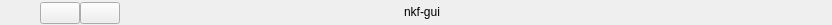
<?xml version="1.0" encoding="UTF-8"?>
<ui version="4.0">
 <class>UIMainCaption</class>
 <widget class="QWidget" name="UIMainCaption">
  <property name="enabled">
   <bool>true</bool>
  </property>
  <property name="geometry">
   <rect>
    <x>0</x>
    <y>0</y>
    <width>832</width>
    <height>25</height>
   </rect>
  </property>
  <property name="sizePolicy">
   <sizepolicy hsizetype="Preferred" vsizetype="Preferred">
    <horstretch>0</horstretch>
    <verstretch>0</verstretch>
   </sizepolicy>
  </property>
  <property name="minimumSize">
   <size>
    <width>0</width>
    <height>25</height>
   </size>
  </property>
  <property name="maximumSize">
   <size>
    <width>16777215</width>
    <height>25</height>
   </size>
  </property>
  <property name="windowTitle">
   <string>Form</string>
  </property>
  <layout class="QVBoxLayout" name="verticalLayout">
   <property name="spacing">
    <number>0</number>
   </property>
   <property name="leftMargin">
    <number>0</number>
   </property>
   <property name="topMargin">
    <number>0</number>
   </property>
   <property name="rightMargin">
    <number>0</number>
   </property>
   <property name="bottomMargin">
    <number>0</number>
   </property>
   <item>
    <layout class="QHBoxLayout" name="horizontalLayout">
     <property name="spacing">
      <number>0</number>
     </property>
     <item>
      <widget class="QWidget" name="widget_L" native="true">
       <property name="sizePolicy">
        <sizepolicy hsizetype="Preferred" vsizetype="Preferred">
         <horstretch>0</horstretch>
         <verstretch>0</verstretch>
        </sizepolicy>
       </property>
       <property name="minimumSize">
        <size>
         <width>200</width>
         <height>0</height>
        </size>
       </property>
       <property name="maximumSize">
        <size>
         <width>200</width>
         <height>16777215</height>
        </size>
       </property>
       <layout class="QHBoxLayout" name="horizontalLayout_2">
        <property name="spacing">
         <number>0</number>
        </property>
        <property name="leftMargin">
         <number>0</number>
        </property>
        <property name="topMargin">
         <number>0</number>
        </property>
        <property name="rightMargin">
         <number>0</number>
        </property>
        <property name="bottomMargin">
         <number>0</number>
        </property>
        <item alignment="Qt::AlignBottom">
         <widget class="HFlatPushButton" name="button_files">
          <property name="text">
           <string/>
          </property>
          <property name="checkable">
           <bool>true</bool>
          </property>
          <property name="checked">
           <bool>false</bool>
          </property>
          <property name="flat">
           <bool>true</bool>
          </property>
         </widget>
        </item>
        <item alignment="Qt::AlignBottom">
         <widget class="HFlatPushButton" name="button_settings">
          <property name="sizePolicy">
           <sizepolicy hsizetype="Minimum" vsizetype="Fixed">
            <horstretch>0</horstretch>
            <verstretch>0</verstretch>
           </sizepolicy>
          </property>
          <property name="maximumSize">
           <size>
            <width>16777215</width>
            <height>16777215</height>
           </size>
          </property>
          <property name="text">
           <string/>
          </property>
          <property name="checkable">
           <bool>true</bool>
          </property>
         </widget>
        </item>
        <item alignment="Qt::AlignBottom">
         <widget class="HFlatPushButton" name="button_about">
          <property name="text">
           <string/>
          </property>
          <property name="checkable">
           <bool>true</bool>
          </property>
         </widget>
        </item>
        <item>
         <spacer name="horizontalSpacer">
          <property name="orientation">
           <enum>Qt::Horizontal</enum>
          </property>
          <property name="sizeHint" stdset="0">
           <size>
            <width>151</width>
            <height>20</height>
           </size>
          </property>
         </spacer>
        </item>
       </layout>
      </widget>
     </item>
     <item>
      <widget class="QWidget" name="widget_C" native="true">
       <property name="minimumSize">
        <size>
         <width>0</width>
         <height>0</height>
        </size>
       </property>
       <layout class="QHBoxLayout" name="horizontalLayout_3">
        <property name="spacing">
         <number>4</number>
        </property>
        <property name="leftMargin">
         <number>0</number>
        </property>
        <property name="topMargin">
         <number>0</number>
        </property>
        <property name="rightMargin">
         <number>0</number>
        </property>
        <property name="bottomMargin">
         <number>0</number>
        </property>
        <item>
         <spacer name="horizontalSpacer_3">
          <property name="orientation">
           <enum>Qt::Horizontal</enum>
          </property>
          <property name="sizeHint" stdset="0">
           <size>
            <width>40</width>
            <height>20</height>
           </size>
          </property>
         </spacer>
        </item>
        <item>
         <widget class="QLabel" name="title_icon">
          <property name="minimumSize">
           <size>
            <width>0</width>
            <height>0</height>
           </size>
          </property>
          <property name="maximumSize">
           <size>
            <width>16777215</width>
            <height>16777215</height>
           </size>
          </property>
          <property name="text">
           <string/>
          </property>
         </widget>
        </item>
        <item alignment="Qt::AlignHCenter|Qt::AlignVCenter">
         <widget class="QLabel" name="title_label">
          <property name="sizePolicy">
           <sizepolicy hsizetype="Preferred" vsizetype="Preferred">
            <horstretch>0</horstretch>
            <verstretch>0</verstretch>
           </sizepolicy>
          </property>
          <property name="text">
           <string>nkf-gui</string>
          </property>
          <property name="alignment">
           <set>Qt::AlignLeading|Qt::AlignLeft|Qt::AlignVCenter</set>
          </property>
         </widget>
        </item>
        <item>
         <spacer name="horizontalSpacer_4">
          <property name="orientation">
           <enum>Qt::Horizontal</enum>
          </property>
          <property name="sizeHint" stdset="0">
           <size>
            <width>40</width>
            <height>20</height>
           </size>
          </property>
         </spacer>
        </item>
       </layout>
      </widget>
     </item>
     <item>
      <widget class="QWidget" name="widget_R" native="true">
       <property name="minimumSize">
        <size>
         <width>200</width>
         <height>0</height>
        </size>
       </property>
       <property name="maximumSize">
        <size>
         <width>200</width>
         <height>24</height>
        </size>
       </property>
       <layout class="QHBoxLayout" name="horizontalLayout_5">
        <property name="spacing">
         <number>0</number>
        </property>
        <property name="leftMargin">
         <number>0</number>
        </property>
        <property name="topMargin">
         <number>0</number>
        </property>
        <property name="rightMargin">
         <number>0</number>
        </property>
        <property name="bottomMargin">
         <number>0</number>
        </property>
        <item>
         <spacer name="horizontalSpacer_2">
          <property name="orientation">
           <enum>Qt::Horizontal</enum>
          </property>
          <property name="sizeHint" stdset="0">
           <size>
            <width>40</width>
            <height>20</height>
           </size>
          </property>
         </spacer>
        </item>
        <item alignment="Qt::AlignTop">
         <widget class="HFlatPushButton" name="titile_min_button">
          <property name="sizePolicy">
           <sizepolicy hsizetype="Fixed" vsizetype="Fixed">
            <horstretch>0</horstretch>
            <verstretch>0</verstretch>
           </sizepolicy>
          </property>
          <property name="maximumSize">
           <size>
            <width>26</width>
            <height>16</height>
           </size>
          </property>
          <property name="autoFillBackground">
           <bool>false</bool>
          </property>
          <property name="flat">
           <bool>true</bool>
          </property>
         </widget>
        </item>
        <item alignment="Qt::AlignTop">
         <widget class="HFlatPushButton" name="titile_max_button">
          <property name="sizePolicy">
           <sizepolicy hsizetype="Fixed" vsizetype="Fixed">
            <horstretch>0</horstretch>
            <verstretch>0</verstretch>
           </sizepolicy>
          </property>
          <property name="maximumSize">
           <size>
            <width>26</width>
            <height>16</height>
           </size>
          </property>
          <property name="autoFillBackground">
           <bool>false</bool>
          </property>
          <property name="flat">
           <bool>true</bool>
          </property>
         </widget>
        </item>
        <item alignment="Qt::AlignTop">
         <widget class="HFlatPushButton" name="titile_close_button">
          <property name="sizePolicy">
           <sizepolicy hsizetype="Fixed" vsizetype="Fixed">
            <horstretch>0</horstretch>
            <verstretch>0</verstretch>
           </sizepolicy>
          </property>
          <property name="maximumSize">
           <size>
            <width>42</width>
            <height>16</height>
           </size>
          </property>
          <property name="autoFillBackground">
           <bool>false</bool>
          </property>
          <property name="flat">
           <bool>true</bool>
          </property>
         </widget>
        </item>
       </layout>
      </widget>
     </item>
    </layout>
   </item>
  </layout>
 </widget>
 <customwidgets>
  <customwidget>
   <class>HFlatPushButton</class>
   <extends>QPushButton</extends>
   <header>HFlatPushButton.h</header>
  </customwidget>
 </customwidgets>
 <resources/>
 <connections/>
</ui>
